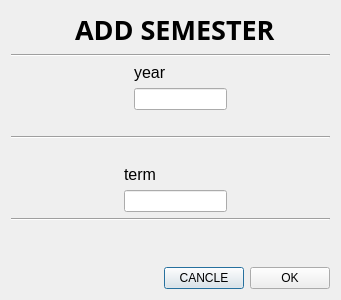
<?xml version="1.0" encoding="UTF-8"?>
<ui version="4.0">
 <class>SemesterDialog</class>
 <widget class="QDialog" name="SemesterDialog">
  <property name="geometry">
   <rect>
    <x>0</x>
    <y>0</y>
    <width>341</width>
    <height>300</height>
   </rect>
  </property>
  <property name="windowTitle">
   <string>Add semester</string>
  </property>
  <layout class="QVBoxLayout" name="verticalLayout_3">
   <item>
    <layout class="QHBoxLayout" name="horizontalLayout_3">
     <item>
      <spacer name="horizontalSpacer_2">
       <property name="orientation">
        <enum>Qt::Horizontal</enum>
       </property>
       <property name="sizeHint" stdset="0">
        <size>
         <width>158</width>
         <height>20</height>
        </size>
       </property>
      </spacer>
     </item>
     <item>
      <widget class="QLabel" name="label">
       <property name="font">
        <font>
         <family>Microsoft New Tai Lue</family>
         <pointsize>20</pointsize>
         <weight>75</weight>
         <bold>true</bold>
         <stylestrategy>PreferAntialias</stylestrategy>
        </font>
       </property>
       <property name="text">
        <string>ADD SEMESTER</string>
       </property>
      </widget>
     </item>
     <item>
      <spacer name="horizontalSpacer_3">
       <property name="orientation">
        <enum>Qt::Horizontal</enum>
       </property>
       <property name="sizeHint" stdset="0">
        <size>
         <width>148</width>
         <height>20</height>
        </size>
       </property>
      </spacer>
     </item>
    </layout>
   </item>
   <item>
    <widget class="Line" name="line">
     <property name="orientation">
      <enum>Qt::Horizontal</enum>
     </property>
    </widget>
   </item>
   <item>
    <layout class="QHBoxLayout" name="horizontalLayout_4">
     <item>
      <spacer name="horizontalSpacer_4">
       <property name="orientation">
        <enum>Qt::Horizontal</enum>
       </property>
       <property name="sizeHint" stdset="0">
        <size>
         <width>138</width>
         <height>20</height>
        </size>
       </property>
      </spacer>
     </item>
     <item>
      <layout class="QVBoxLayout" name="verticalLayout">
       <item>
        <widget class="QLabel" name="yearLabel">
         <property name="font">
          <font>
           <pointsize>12</pointsize>
          </font>
         </property>
         <property name="text">
          <string>year</string>
         </property>
        </widget>
       </item>
       <item>
        <widget class="QLineEdit" name="yearLineEdit"/>
       </item>
      </layout>
     </item>
     <item>
      <spacer name="horizontalSpacer_5">
       <property name="orientation">
        <enum>Qt::Horizontal</enum>
       </property>
       <property name="sizeHint" stdset="0">
        <size>
         <width>118</width>
         <height>20</height>
        </size>
       </property>
      </spacer>
     </item>
    </layout>
   </item>
   <item>
    <spacer name="horizontalSpacer_8">
     <property name="orientation">
      <enum>Qt::Horizontal</enum>
     </property>
     <property name="sizeHint" stdset="0">
      <size>
       <width>40</width>
       <height>20</height>
      </size>
     </property>
    </spacer>
   </item>
   <item>
    <widget class="Line" name="line_2">
     <property name="orientation">
      <enum>Qt::Horizontal</enum>
     </property>
    </widget>
   </item>
   <item>
    <spacer name="horizontalSpacer_9">
     <property name="orientation">
      <enum>Qt::Horizontal</enum>
     </property>
     <property name="sizeHint" stdset="0">
      <size>
       <width>40</width>
       <height>20</height>
      </size>
     </property>
    </spacer>
   </item>
   <item>
    <layout class="QHBoxLayout" name="horizontalLayout_5">
     <item>
      <spacer name="horizontalSpacer_6">
       <property name="orientation">
        <enum>Qt::Horizontal</enum>
       </property>
       <property name="sizeHint" stdset="0">
        <size>
         <width>118</width>
         <height>20</height>
        </size>
       </property>
      </spacer>
     </item>
     <item>
      <layout class="QVBoxLayout" name="verticalLayout_2">
       <item>
        <widget class="QLabel" name="termLabel">
         <property name="font">
          <font>
           <pointsize>12</pointsize>
          </font>
         </property>
         <property name="text">
          <string>term</string>
         </property>
        </widget>
       </item>
       <item>
        <widget class="QLineEdit" name="termLineEdit"/>
       </item>
      </layout>
     </item>
     <item>
      <spacer name="horizontalSpacer_7">
       <property name="orientation">
        <enum>Qt::Horizontal</enum>
       </property>
       <property name="sizeHint" stdset="0">
        <size>
         <width>108</width>
         <height>20</height>
        </size>
       </property>
      </spacer>
     </item>
    </layout>
   </item>
   <item>
    <widget class="Line" name="line_3">
     <property name="orientation">
      <enum>Qt::Horizontal</enum>
     </property>
    </widget>
   </item>
   <item>
    <widget class="QLabel" name="errorLabel">
     <property name="font">
      <font>
       <weight>75</weight>
       <bold>true</bold>
      </font>
     </property>
     <property name="text">
      <string/>
     </property>
    </widget>
   </item>
   <item>
    <layout class="QHBoxLayout" name="horizontalLayout_2">
     <item>
      <spacer name="horizontalSpacer">
       <property name="orientation">
        <enum>Qt::Horizontal</enum>
       </property>
       <property name="sizeHint" stdset="0">
        <size>
         <width>198</width>
         <height>20</height>
        </size>
       </property>
      </spacer>
     </item>
     <item>
      <layout class="QHBoxLayout" name="horizontalLayout">
       <item>
        <widget class="QPushButton" name="cancleButton">
         <property name="text">
          <string>CANCLE</string>
         </property>
        </widget>
       </item>
       <item>
        <widget class="QPushButton" name="okButton">
         <property name="text">
          <string>OK</string>
         </property>
        </widget>
       </item>
      </layout>
     </item>
    </layout>
   </item>
  </layout>
 </widget>
 <resources/>
 <connections/>
</ui>
